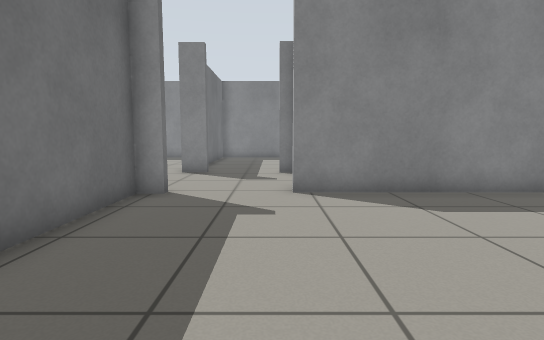
view 1 (above)

20 first-person views from a walk through a world built for the Gazebo simulator. The camera is 0.72 m above the floor, tilts 6° down and sees 80° across. The floor is counted in squares, 0.5 m on a side. Each view is taken from the middle of a square. On the plan, view 1 faces up. The plan holds only what a view shows up to about 15 squares ahead; the rest is blank.

view 2
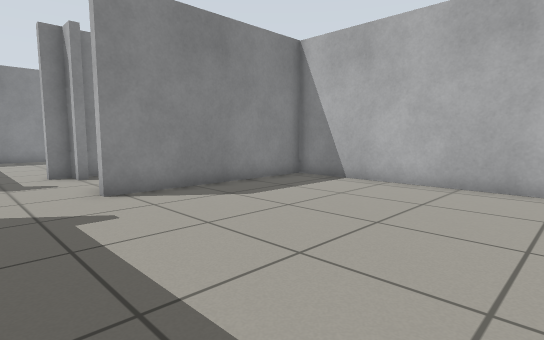

view 3
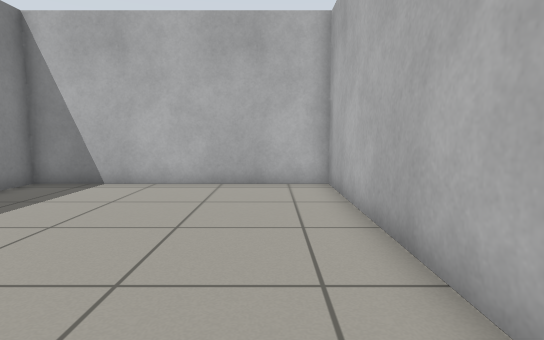

view 4
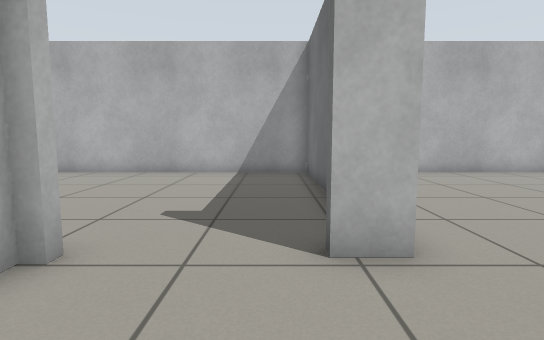

view 5
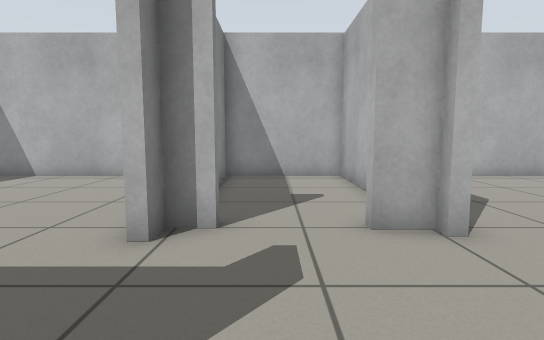

view 6
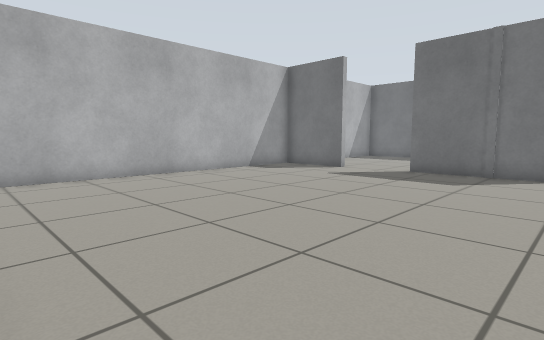

view 7
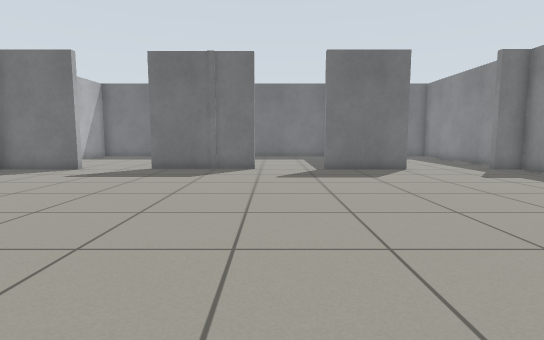

view 8
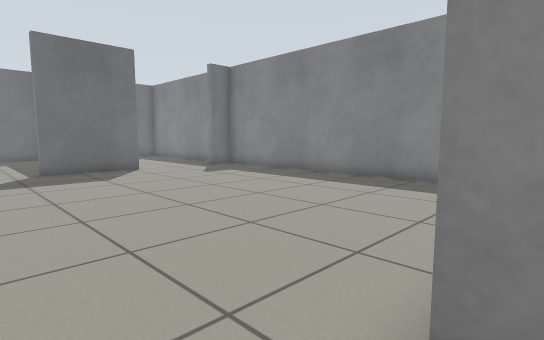

view 9
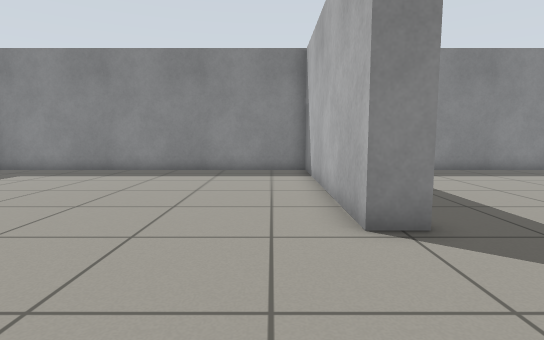

view 10
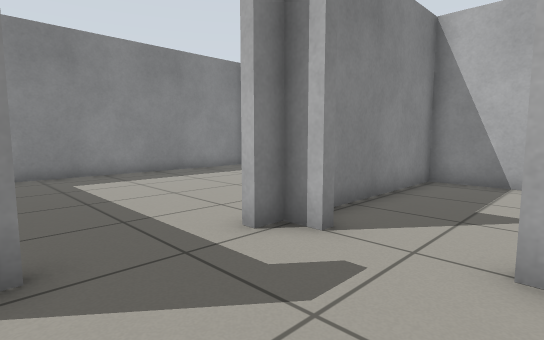

view 11
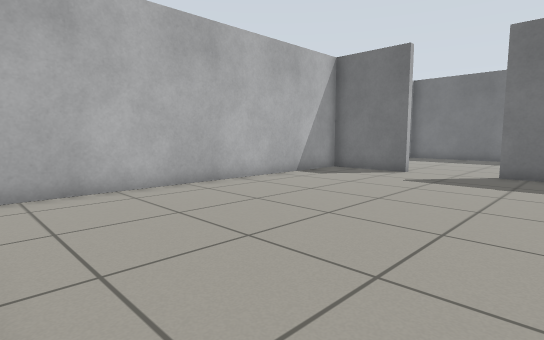

view 12
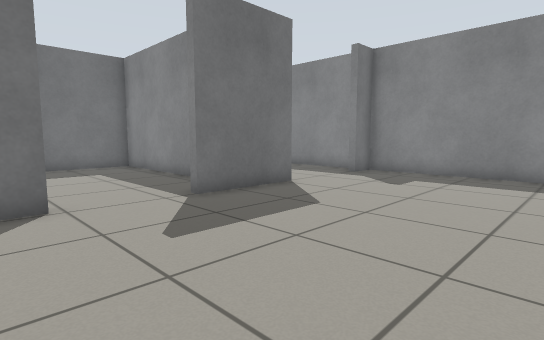

view 13
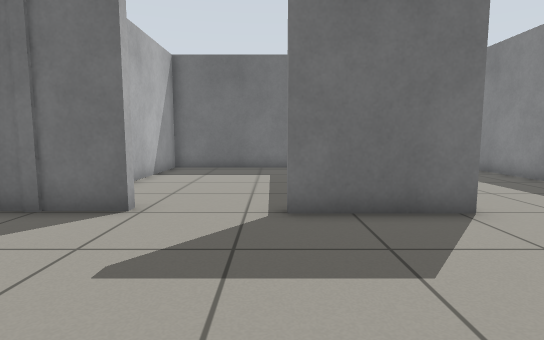

view 14
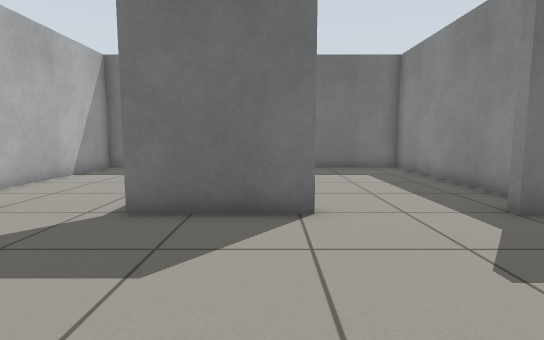

view 15
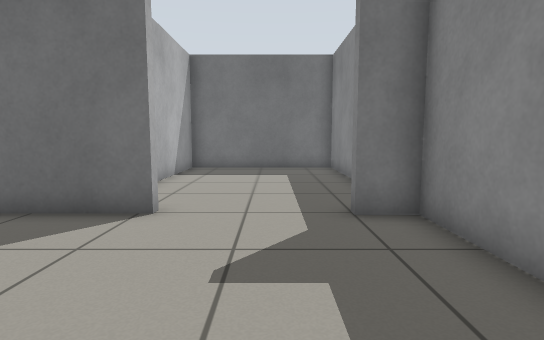

view 16
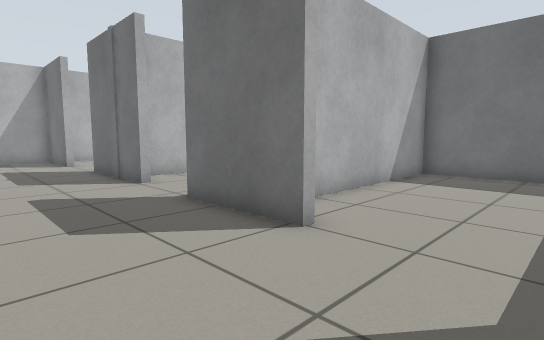

view 17
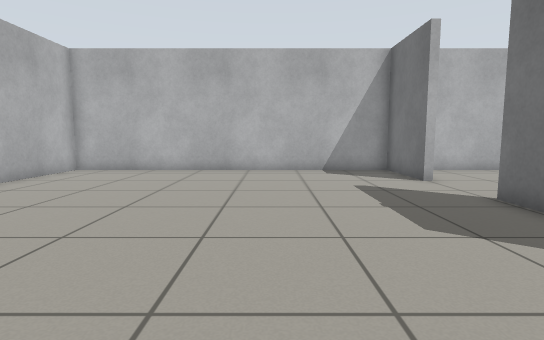

view 18
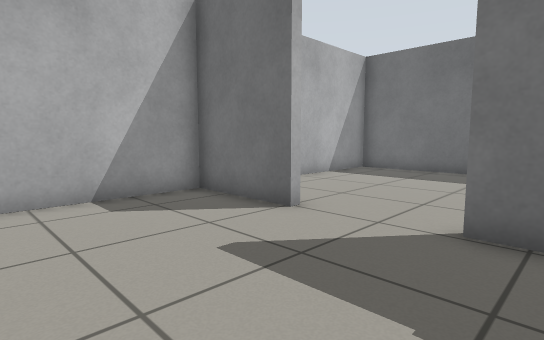

view 19
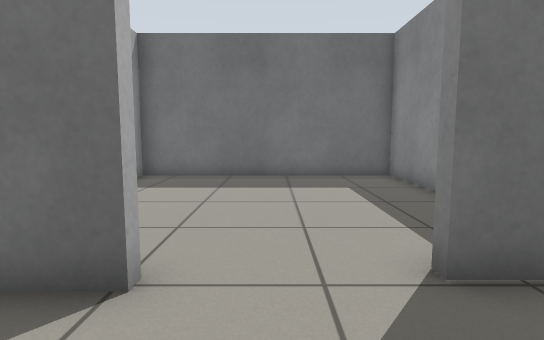

view 20
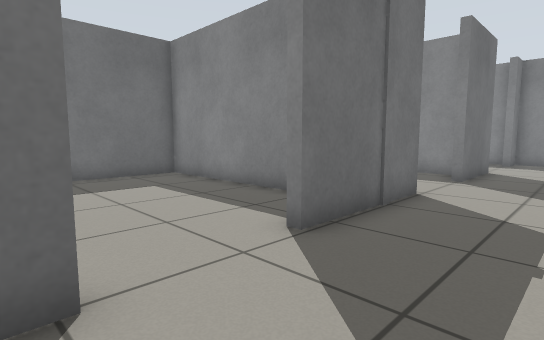

### Floor plan
Ten units are one square. View 1 is at (0, 0); x grows to the right and y downward. Boxes are objects, and circles mark ways between rooms. Rooms are numbered by the first view taken in them; rooms with no view inside come last. Other rooms are left out.
<svg viewBox="-262 -222 344 234">
<path fill="none" stroke="#000" d="M-27 -83 -27 -80M-34 -80 -34 7 77 7 77 -82 5 -82M14 -119 10 -119 10 -128 3 -128M10 -84 10 -95 13 -95M-37 -83 -27 -83M-175 -102 -171 -102 -171 -57M-25 -128 -36 -128 -36 -217 -169 -217 -169 -205M-169 -169 -169 -133M-169 -27 -169 7 -36 7 -36 -33M66 -217 -16 -217M77 -163 77 -209M-172 -27 -169 -27M-171 -57 -175 -57M-196 -82 -257 -82 -257 7 -187 7M-176 -151 -257 -151 -257 -86 -181 -86M-178 -217 -257 -217 -257 -154 -190 -154M45 -86 77 -86 77 -128 14 -128"/>
<circle cx="-10" cy="-80" r="3" fill="#2a7"/>
<circle cx="-30" cy="-105" r="3" fill="#2a7"/>
<circle cx="-10" cy="-130" r="3" fill="#2a7"/>
<circle cx="10" cy="-105" r="3" fill="#2a7"/>
<circle cx="-170" cy="-40" r="3" fill="#2a7"/>
<circle cx="-170" cy="-120" r="3" fill="#2a7"/>
<circle cx="-170" cy="-185" r="3" fill="#2a7"/>
<text x="20" y="-40">1</text>
<text x="-10" y="-110">2</text>
<text x="-100" y="-110">3</text>
<text x="20" y="-180">4</text>
<text x="-210" y="-40">5</text>
<text x="-220" y="-120">6</text>
<text x="-220" y="-190">7</text>
<text x="40" y="-110">8</text>
</svg>
Room 1 opens to room 2. Room 2 opens to room 3. Room 2 opens to room 4. Room 2 opens to room 8. Room 3 opens to room 5. Room 3 opens to room 6. Room 3 opens to room 7.

Where each view was taken, in squares from view 1:
view 1: 0 up, 0 right, facing up
view 2: 0 up, 2 left, facing up-right
view 3: 1 up, 2 left, facing right
view 4: 12 up, 2 left, facing down
view 5: 11 up, 4 left, facing right
view 6: 11 up, 4 left, facing down-left
view 7: 11 up, 3 left, facing left
view 8: 11 up, 3 left, facing up-left
view 9: 8 up, 5 left, facing up
view 10: 9 up, 3 left, facing up-right
view 11: 8 up, 4 left, facing down-left
view 12: 9 up, 10 left, facing up-left
view 13: 13 up, 11 left, facing left
view 14: 16 up, 11 left, facing left
view 15: 19 up, 11 left, facing left
view 16: 20 up, 13 left, facing down-left
view 17: 13 up, 12 left, facing down
view 18: 7 up, 12 left, facing down-left
view 19: 4 up, 14 left, facing left
view 20: 2 up, 14 left, facing up-left
